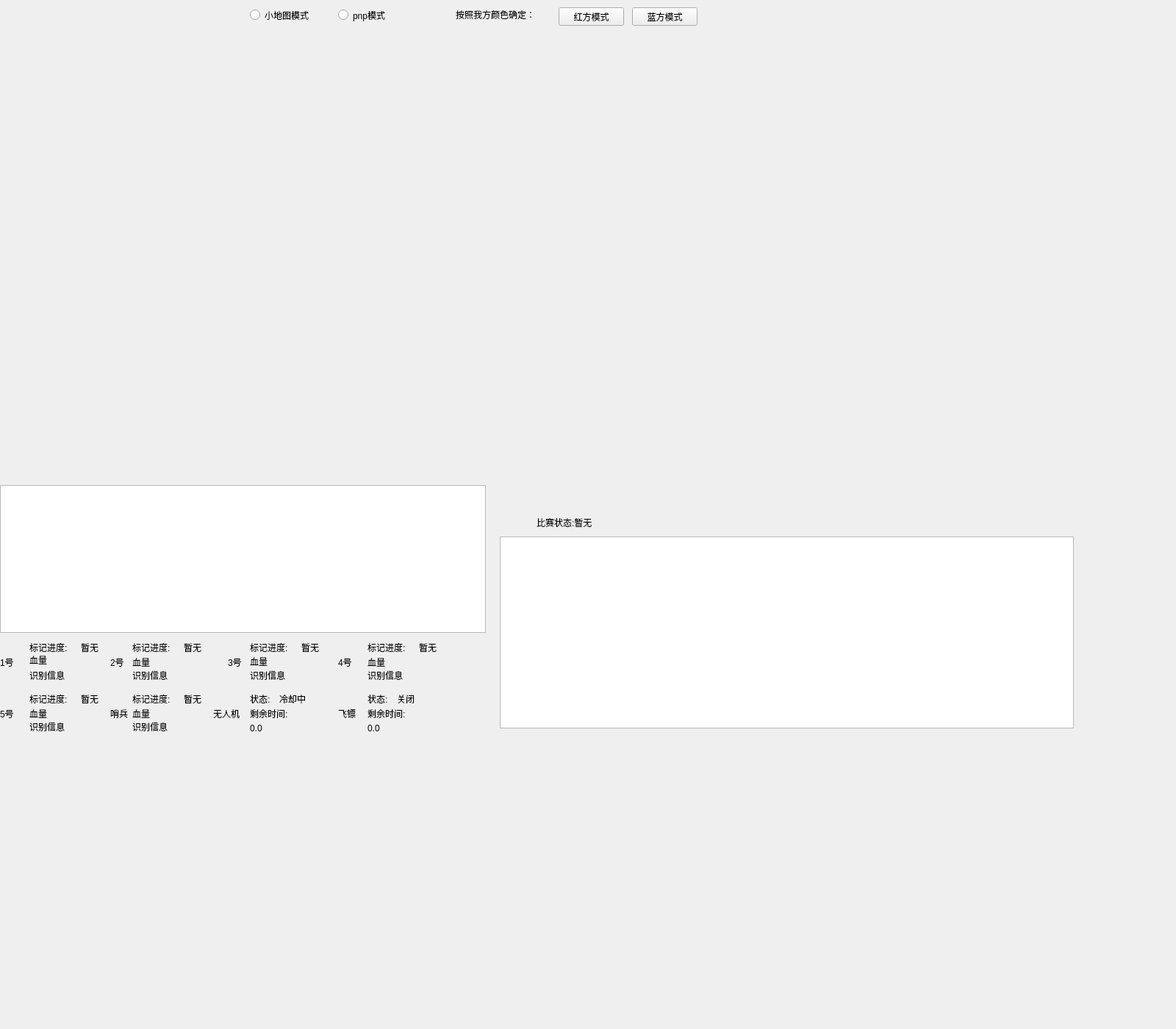
<?xml version="1.0" encoding="UTF-8"?>
<ui version="4.0">
 <class>radarStation</class>
 <widget class="QMainWindow" name="radarStation">
  <property name="geometry">
   <rect>
    <x>0</x>
    <y>0</y>
    <width>1600</width>
    <height>1400</height>
   </rect>
  </property>
  <property name="windowTitle">
   <string>radarStation</string>
  </property>
  <widget class="QWidget" name="centralwidget">
   <property name="autoFillBackground">
    <bool>false</bool>
   </property>
   <widget class="QStackedWidget" name="allWidget">
    <property name="geometry">
     <rect>
      <x>0</x>
      <y>0</y>
      <width>1600</width>
      <height>1400</height>
     </rect>
    </property>
    <property name="currentIndex">
     <number>0</number>
    </property>
    <widget class="QWidget" name="mapWidget">
     <widget class="QLabel" name="closeImg">
      <property name="enabled">
       <bool>true</bool>
      </property>
      <property name="geometry">
       <rect>
        <x>1050</x>
        <y>10</y>
        <width>391</width>
        <height>321</height>
       </rect>
      </property>
      <property name="autoFillBackground">
       <bool>true</bool>
      </property>
      <property name="text">
       <string/>
      </property>
      <property name="pixmap">
       <pixmap>../map/map.png</pixmap>
      </property>
      <property name="scaledContents">
       <bool>true</bool>
      </property>
     </widget>
     <widget class="smallMap" name="map">
      <property name="geometry">
       <rect>
        <x>-10</x>
        <y>40</y>
        <width>1041</width>
        <height>611</height>
       </rect>
      </property>
      <property name="autoFillBackground">
       <bool>true</bool>
      </property>
      <property name="text">
       <string/>
      </property>
      <property name="pixmap">
       <pixmap>../map/map.png</pixmap>
      </property>
      <property name="scaledContents">
       <bool>true</bool>
      </property>
      <property name="wordWrap">
       <bool>false</bool>
      </property>
     </widget>
     <widget class="QPlainTextEdit" name="mapMessage">
      <property name="geometry">
       <rect>
        <x>0</x>
        <y>660</y>
        <width>661</width>
        <height>201</height>
       </rect>
      </property>
      <property name="lineWrapMode">
       <enum>QPlainTextEdit::WidgetWidth</enum>
      </property>
      <property name="readOnly">
       <bool>true</bool>
      </property>
      <property name="overwriteMode">
       <bool>false</bool>
      </property>
     </widget>
     <widget class="QLabel" name="farImg">
      <property name="geometry">
       <rect>
        <x>1050</x>
        <y>340</y>
        <width>391</width>
        <height>321</height>
       </rect>
      </property>
      <property name="autoFillBackground">
       <bool>true</bool>
      </property>
      <property name="text">
       <string/>
      </property>
      <property name="pixmap">
       <pixmap>../map/map.png</pixmap>
      </property>
      <property name="scaledContents">
       <bool>true</bool>
      </property>
     </widget>
     <widget class="QLabel" name="robot_1">
      <property name="geometry">
       <rect>
        <x>0</x>
        <y>870</y>
        <width>31</width>
        <height>61</height>
       </rect>
      </property>
      <property name="text">
       <string>1号</string>
      </property>
     </widget>
     <widget class="QLabel" name="robot_5">
      <property name="geometry">
       <rect>
        <x>0</x>
        <y>940</y>
        <width>31</width>
        <height>61</height>
       </rect>
      </property>
      <property name="text">
       <string>5号</string>
      </property>
     </widget>
     <widget class="QLabel" name="progressExplain_1">
      <property name="geometry">
       <rect>
        <x>40</x>
        <y>870</y>
        <width>71</width>
        <height>21</height>
       </rect>
      </property>
      <property name="text">
       <string>标记进度:</string>
      </property>
     </widget>
     <widget class="QLabel" name="hp_5">
      <property name="geometry">
       <rect>
        <x>40</x>
        <y>960</y>
        <width>111</width>
        <height>21</height>
       </rect>
      </property>
      <property name="text">
       <string>血量</string>
      </property>
     </widget>
     <widget class="QLabel" name="robot_2">
      <property name="geometry">
       <rect>
        <x>150</x>
        <y>870</y>
        <width>31</width>
        <height>61</height>
       </rect>
      </property>
      <property name="text">
       <string>2号</string>
      </property>
     </widget>
     <widget class="QLabel" name="robot_6">
      <property name="geometry">
       <rect>
        <x>290</x>
        <y>940</y>
        <width>51</width>
        <height>61</height>
       </rect>
      </property>
      <property name="text">
       <string>无人机</string>
      </property>
     </widget>
     <widget class="QLabel" name="airStatusExplain">
      <property name="geometry">
       <rect>
        <x>340</x>
        <y>940</y>
        <width>41</width>
        <height>21</height>
       </rect>
      </property>
      <property name="text">
       <string>状态:</string>
      </property>
     </widget>
     <widget class="QLabel" name="hp_2">
      <property name="geometry">
       <rect>
        <x>180</x>
        <y>890</y>
        <width>111</width>
        <height>21</height>
       </rect>
      </property>
      <property name="text">
       <string>血量</string>
      </property>
     </widget>
     <widget class="QLabel" name="robot_3">
      <property name="geometry">
       <rect>
        <x>310</x>
        <y>870</y>
        <width>31</width>
        <height>61</height>
       </rect>
      </property>
      <property name="text">
       <string>3号</string>
      </property>
     </widget>
     <widget class="QLabel" name="robot_7">
      <property name="geometry">
       <rect>
        <x>150</x>
        <y>940</y>
        <width>31</width>
        <height>61</height>
       </rect>
      </property>
      <property name="text">
       <string>哨兵</string>
      </property>
     </widget>
     <widget class="QLabel" name="hp_7">
      <property name="geometry">
       <rect>
        <x>180</x>
        <y>960</y>
        <width>67</width>
        <height>21</height>
       </rect>
      </property>
      <property name="text">
       <string>血量</string>
      </property>
     </widget>
     <widget class="QLabel" name="hp_3">
      <property name="geometry">
       <rect>
        <x>340</x>
        <y>890</y>
        <width>111</width>
        <height>20</height>
       </rect>
      </property>
      <property name="text">
       <string>血量</string>
      </property>
     </widget>
     <widget class="QLabel" name="robot_4">
      <property name="geometry">
       <rect>
        <x>460</x>
        <y>870</y>
        <width>31</width>
        <height>61</height>
       </rect>
      </property>
      <property name="text">
       <string>4号</string>
      </property>
     </widget>
     <widget class="QLabel" name="robot_9">
      <property name="geometry">
       <rect>
        <x>460</x>
        <y>940</y>
        <width>31</width>
        <height>61</height>
       </rect>
      </property>
      <property name="text">
       <string>飞镖</string>
      </property>
     </widget>
     <widget class="QLabel" name="hp_4">
      <property name="geometry">
       <rect>
        <x>500</x>
        <y>890</y>
        <width>111</width>
        <height>21</height>
       </rect>
      </property>
      <property name="text">
       <string>血量</string>
      </property>
     </widget>
     <widget class="QRadioButton" name="mapMode">
      <property name="geometry">
       <rect>
        <x>340</x>
        <y>0</y>
        <width>112</width>
        <height>41</height>
       </rect>
      </property>
      <property name="text">
       <string>小地图模式</string>
      </property>
     </widget>
     <widget class="QRadioButton" name="pnpMode">
      <property name="geometry">
       <rect>
        <x>460</x>
        <y>0</y>
        <width>112</width>
        <height>41</height>
       </rect>
      </property>
      <property name="text">
       <string>pnp模式</string>
      </property>
     </widget>
     <widget class="QPlainTextEdit" name="decisionMessage">
      <property name="geometry">
       <rect>
        <x>680</x>
        <y>730</y>
        <width>781</width>
        <height>261</height>
       </rect>
      </property>
     </widget>
     <widget class="QPushButton" name="redMode">
      <property name="geometry">
       <rect>
        <x>760</x>
        <y>10</y>
        <width>89</width>
        <height>25</height>
       </rect>
      </property>
      <property name="text">
       <string>红方模式</string>
      </property>
     </widget>
     <widget class="QPushButton" name="blueMode">
      <property name="geometry">
       <rect>
        <x>860</x>
        <y>10</y>
        <width>89</width>
        <height>25</height>
       </rect>
      </property>
      <property name="text">
       <string>蓝方模式</string>
      </property>
     </widget>
     <widget class="QLabel" name="colorExplain">
      <property name="geometry">
       <rect>
        <x>620</x>
        <y>10</y>
        <width>131</width>
        <height>20</height>
       </rect>
      </property>
      <property name="text">
       <string>按照我方颜色确定：</string>
      </property>
     </widget>
     <widget class="QLabel" name="gameProgress">
      <property name="geometry">
       <rect>
        <x>730</x>
        <y>700</y>
        <width>281</width>
        <height>21</height>
       </rect>
      </property>
      <property name="text">
       <string>比赛状态:暂无</string>
      </property>
     </widget>
     <widget class="QLabel" name="hp_1">
      <property name="geometry">
       <rect>
        <x>40</x>
        <y>890</y>
        <width>111</width>
        <height>16</height>
       </rect>
      </property>
      <property name="text">
       <string>血量</string>
      </property>
     </widget>
     <widget class="QLabel" name="baseMessage_1">
      <property name="geometry">
       <rect>
        <x>40</x>
        <y>910</y>
        <width>111</width>
        <height>17</height>
       </rect>
      </property>
      <property name="text">
       <string>识别信息</string>
      </property>
     </widget>
     <widget class="QLabel" name="markProgress_1">
      <property name="geometry">
       <rect>
        <x>110</x>
        <y>870</y>
        <width>41</width>
        <height>21</height>
       </rect>
      </property>
      <property name="text">
       <string>暂无</string>
      </property>
     </widget>
     <widget class="QLabel" name="progressExplain_2">
      <property name="geometry">
       <rect>
        <x>180</x>
        <y>870</y>
        <width>71</width>
        <height>21</height>
       </rect>
      </property>
      <property name="text">
       <string>标记进度:</string>
      </property>
     </widget>
     <widget class="QLabel" name="markProgress_2">
      <property name="geometry">
       <rect>
        <x>250</x>
        <y>870</y>
        <width>41</width>
        <height>21</height>
       </rect>
      </property>
      <property name="text">
       <string>暂无</string>
      </property>
     </widget>
     <widget class="QLabel" name="baseMessage_2">
      <property name="geometry">
       <rect>
        <x>180</x>
        <y>910</y>
        <width>111</width>
        <height>17</height>
       </rect>
      </property>
      <property name="text">
       <string>识别信息</string>
      </property>
     </widget>
     <widget class="QLabel" name="progressExplain_3">
      <property name="geometry">
       <rect>
        <x>340</x>
        <y>870</y>
        <width>71</width>
        <height>21</height>
       </rect>
      </property>
      <property name="text">
       <string>标记进度:</string>
      </property>
     </widget>
     <widget class="QLabel" name="baseMessage_3">
      <property name="geometry">
       <rect>
        <x>340</x>
        <y>910</y>
        <width>111</width>
        <height>17</height>
       </rect>
      </property>
      <property name="text">
       <string>识别信息</string>
      </property>
     </widget>
     <widget class="QLabel" name="markProgress_3">
      <property name="geometry">
       <rect>
        <x>410</x>
        <y>870</y>
        <width>41</width>
        <height>21</height>
       </rect>
      </property>
      <property name="text">
       <string>暂无</string>
      </property>
     </widget>
     <widget class="QLabel" name="baseMessage_4">
      <property name="geometry">
       <rect>
        <x>500</x>
        <y>910</y>
        <width>111</width>
        <height>17</height>
       </rect>
      </property>
      <property name="text">
       <string>识别信息</string>
      </property>
     </widget>
     <widget class="QLabel" name="progressExplain_4">
      <property name="geometry">
       <rect>
        <x>500</x>
        <y>870</y>
        <width>71</width>
        <height>21</height>
       </rect>
      </property>
      <property name="text">
       <string>标记进度:</string>
      </property>
     </widget>
     <widget class="QLabel" name="markProgress_4">
      <property name="geometry">
       <rect>
        <x>570</x>
        <y>870</y>
        <width>41</width>
        <height>21</height>
       </rect>
      </property>
      <property name="text">
       <string>暂无</string>
      </property>
     </widget>
     <widget class="QLabel" name="baseMessage_5">
      <property name="geometry">
       <rect>
        <x>40</x>
        <y>980</y>
        <width>111</width>
        <height>17</height>
       </rect>
      </property>
      <property name="text">
       <string>识别信息</string>
      </property>
     </widget>
     <widget class="QLabel" name="progressExplain_5">
      <property name="geometry">
       <rect>
        <x>40</x>
        <y>940</y>
        <width>71</width>
        <height>21</height>
       </rect>
      </property>
      <property name="text">
       <string>标记进度:</string>
      </property>
     </widget>
     <widget class="QLabel" name="markProgress_5">
      <property name="geometry">
       <rect>
        <x>110</x>
        <y>940</y>
        <width>41</width>
        <height>21</height>
       </rect>
      </property>
      <property name="text">
       <string>暂无</string>
      </property>
     </widget>
     <widget class="QLabel" name="progressExplain_6">
      <property name="geometry">
       <rect>
        <x>180</x>
        <y>940</y>
        <width>71</width>
        <height>21</height>
       </rect>
      </property>
      <property name="text">
       <string>标记进度:</string>
      </property>
     </widget>
     <widget class="QLabel" name="markProgress_6">
      <property name="geometry">
       <rect>
        <x>250</x>
        <y>940</y>
        <width>41</width>
        <height>21</height>
       </rect>
      </property>
      <property name="text">
       <string>暂无</string>
      </property>
     </widget>
     <widget class="QLabel" name="baseMessage_6">
      <property name="geometry">
       <rect>
        <x>180</x>
        <y>980</y>
        <width>111</width>
        <height>17</height>
       </rect>
      </property>
      <property name="text">
       <string>识别信息</string>
      </property>
     </widget>
     <widget class="QLabel" name="airStatus">
      <property name="geometry">
       <rect>
        <x>380</x>
        <y>940</y>
        <width>51</width>
        <height>21</height>
       </rect>
      </property>
      <property name="text">
       <string>冷却中</string>
      </property>
     </widget>
     <widget class="QLabel" name="airRemainTimeExplain">
      <property name="geometry">
       <rect>
        <x>340</x>
        <y>960</y>
        <width>91</width>
        <height>21</height>
       </rect>
      </property>
      <property name="text">
       <string>剩余时间:</string>
      </property>
     </widget>
     <widget class="QLabel" name="airRemainTime">
      <property name="geometry">
       <rect>
        <x>340</x>
        <y>980</y>
        <width>91</width>
        <height>21</height>
       </rect>
      </property>
      <property name="text">
       <string>0.0</string>
      </property>
     </widget>
     <widget class="QLabel" name="dartStatusExplain">
      <property name="geometry">
       <rect>
        <x>500</x>
        <y>940</y>
        <width>41</width>
        <height>21</height>
       </rect>
      </property>
      <property name="text">
       <string>状态:</string>
      </property>
     </widget>
     <widget class="QLabel" name="dartStatus">
      <property name="geometry">
       <rect>
        <x>540</x>
        <y>940</y>
        <width>41</width>
        <height>21</height>
       </rect>
      </property>
      <property name="text">
       <string>关闭</string>
      </property>
     </widget>
     <widget class="QLabel" name="dartRemainTime_2">
      <property name="geometry">
       <rect>
        <x>500</x>
        <y>960</y>
        <width>91</width>
        <height>21</height>
       </rect>
      </property>
      <property name="text">
       <string>剩余时间:</string>
      </property>
     </widget>
     <widget class="QLabel" name="dartRemainTime">
      <property name="geometry">
       <rect>
        <x>500</x>
        <y>980</y>
        <width>91</width>
        <height>21</height>
       </rect>
      </property>
      <property name="text">
       <string>0.0</string>
      </property>
     </widget>
     <widget class="QLabel" name="leftScroll">
      <property name="geometry">
       <rect>
        <x>1460</x>
        <y>10</y>
        <width>51</width>
        <height>481</height>
       </rect>
      </property>
      <property name="autoFillBackground">
       <bool>true</bool>
      </property>
      <property name="text">
       <string/>
      </property>
      <property name="scaledContents">
       <bool>true</bool>
      </property>
     </widget>
     <widget class="QLabel" name="rightScroll">
      <property name="geometry">
       <rect>
        <x>1530</x>
        <y>250</y>
        <width>51</width>
        <height>481</height>
       </rect>
      </property>
      <property name="autoFillBackground">
       <bool>true</bool>
      </property>
      <property name="text">
       <string/>
      </property>
      <property name="scaledContents">
       <bool>true</bool>
      </property>
     </widget>
     <zorder>mapMessage</zorder>
     <zorder>map</zorder>
     <zorder>closeImg</zorder>
     <zorder>farImg</zorder>
     <zorder>robot_1</zorder>
     <zorder>robot_5</zorder>
     <zorder>progressExplain_1</zorder>
     <zorder>hp_5</zorder>
     <zorder>robot_2</zorder>
     <zorder>robot_6</zorder>
     <zorder>airStatusExplain</zorder>
     <zorder>hp_2</zorder>
     <zorder>robot_3</zorder>
     <zorder>robot_7</zorder>
     <zorder>hp_7</zorder>
     <zorder>hp_3</zorder>
     <zorder>robot_4</zorder>
     <zorder>robot_9</zorder>
     <zorder>hp_4</zorder>
     <zorder>mapMode</zorder>
     <zorder>pnpMode</zorder>
     <zorder>decisionMessage</zorder>
     <zorder>redMode</zorder>
     <zorder>blueMode</zorder>
     <zorder>colorExplain</zorder>
     <zorder>gameProgress</zorder>
     <zorder>hp_1</zorder>
     <zorder>baseMessage_1</zorder>
     <zorder>markProgress_1</zorder>
     <zorder>progressExplain_2</zorder>
     <zorder>markProgress_2</zorder>
     <zorder>baseMessage_2</zorder>
     <zorder>progressExplain_3</zorder>
     <zorder>baseMessage_3</zorder>
     <zorder>markProgress_3</zorder>
     <zorder>baseMessage_4</zorder>
     <zorder>progressExplain_4</zorder>
     <zorder>markProgress_4</zorder>
     <zorder>baseMessage_5</zorder>
     <zorder>progressExplain_5</zorder>
     <zorder>markProgress_5</zorder>
     <zorder>progressExplain_6</zorder>
     <zorder>markProgress_6</zorder>
     <zorder>baseMessage_6</zorder>
     <zorder>airStatus</zorder>
     <zorder>airRemainTimeExplain</zorder>
     <zorder>airRemainTime</zorder>
     <zorder>dartStatusExplain</zorder>
     <zorder>dartStatus</zorder>
     <zorder>dartRemainTime_2</zorder>
     <zorder>dartRemainTime</zorder>
     <zorder>leftScroll</zorder>
     <zorder>rightScroll</zorder>
    </widget>
    <widget class="pnpWidget" name="solvePnpWidget">
     <widget class="QRadioButton" name="mapMode_2">
      <property name="geometry">
       <rect>
        <x>260</x>
        <y>10</y>
        <width>112</width>
        <height>41</height>
       </rect>
      </property>
      <property name="text">
       <string>小地图模式</string>
      </property>
     </widget>
     <widget class="QRadioButton" name="pnpMode_2">
      <property name="geometry">
       <rect>
        <x>390</x>
        <y>10</y>
        <width>112</width>
        <height>41</height>
       </rect>
      </property>
      <property name="text">
       <string>pnp模式</string>
      </property>
     </widget>
    </widget>
   </widget>
  </widget>
 </widget>
 <customwidgets>
  <customwidget>
   <class>smallMap</class>
   <extends>QLabel</extends>
   <header location="global">smallmap.h</header>
  </customwidget>
  <customwidget>
   <class>pnpWidget</class>
   <extends>QWidget</extends>
   <header location="global">pnpwidget.h</header>
   <container>1</container>
  </customwidget>
 </customwidgets>
 <resources/>
 <connections/>
</ui>
